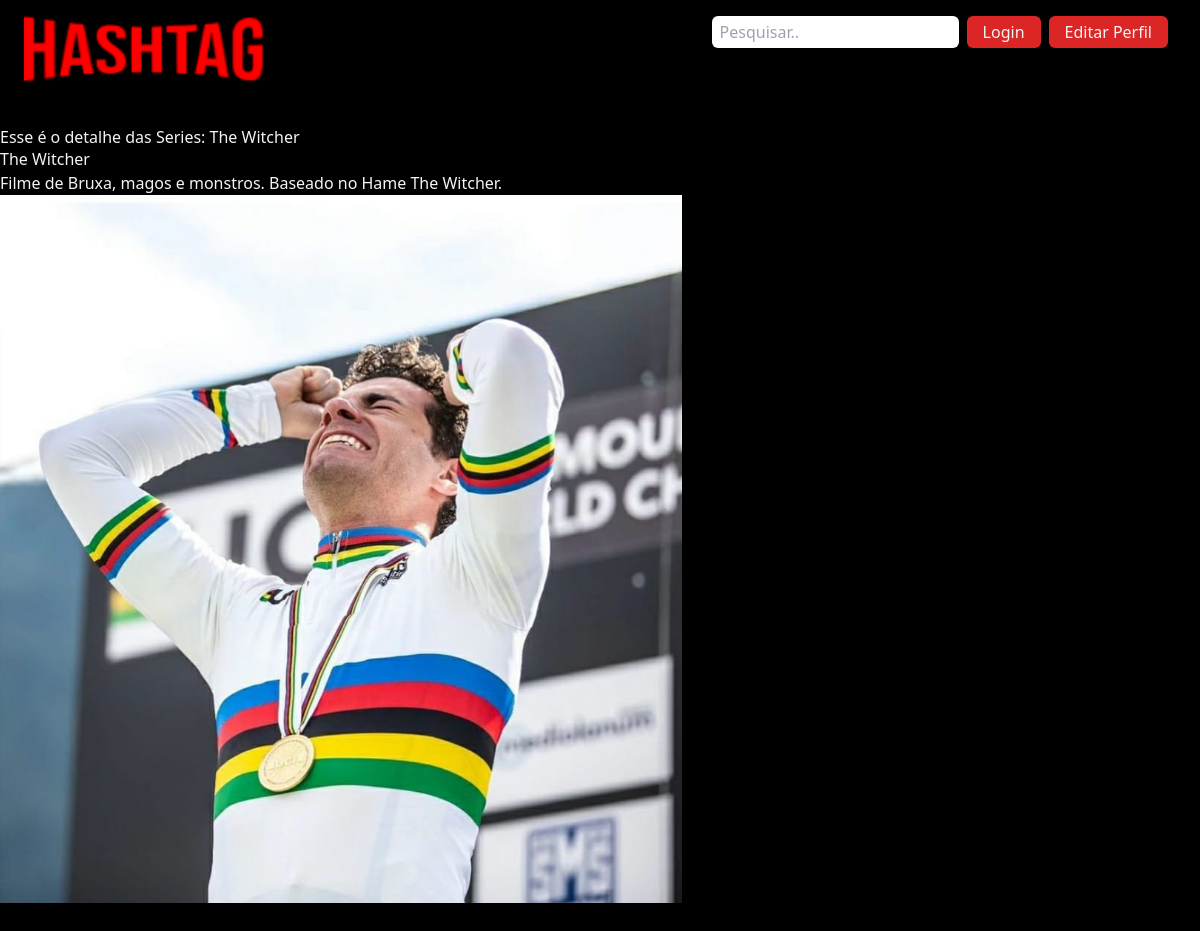
Page /serie/1 on the committed database.
### filme/models.py (models this page shows)
class Seriado(models.Model):
    thumb = models.ImageField(upload_to='thumb_filmes')
    titulo = models.CharField(max_length=100)
    descrição = models.TextField(max_length=1000)
    categoria =models.CharField(max_length=15, choices=LISTA_CATEGORIAS)
    visualizacoes = models.IntegerField(default=0)
    data_criação = models.DateTimeField(default= timezone.now)
    def __str__(self):
        return self.titulo

### filme/views.py (the view)
# urls.py: path('serie/<int:pk>', Detalhesserie.as_view(), name='detalhesserie')
class Detalhesserie(DetailView):
    template_name = 'detalheseries.html'
    model = Seriado

### filme/templates/detalheseries.html (shortened to what this page needs)
{% extends 'base.html' %}
{% load static %}
{% block content %}
<div class="py-32">
    <h1>Esse é o detalhe das Series: {{object.titulo}} </h1>
    <p>{{object}}</p>
    <p>{{object.descrição}}</p>
    <img src="{{ object.thumb.url }}">
</div>
{% endblock %}

### rows in the picture
Seriado: titulo "The Witcher", descrição "Filme de Bruxa, magos e monstros. Baseado no Hame The Witcher.", thumb (picture)
